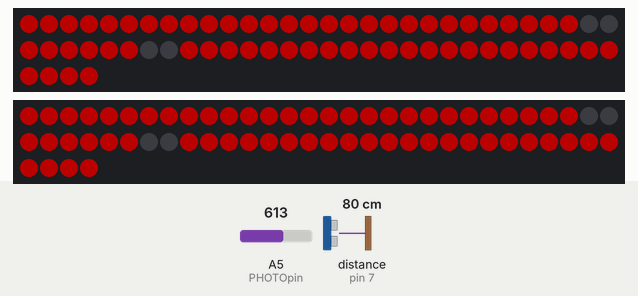
This sketch was run on a simulated Arduino Uno, built with avr-gcc and run on an emulated ATmega328P. On the bench: 2 × 64 RGB LEDs in strip order, left to right, continuing on the next row. Inputs (shaded band) come from the test bench; at power-on: A5 (PHOTOpin) = 512, distance to the obstacle (sensor on pin 7) 80 cm. The echo pulse lasts 58.3 µs per cm; dim RGB values are drawn brighter than linear.

1.3 s: A5 (PHOTOpin) set to 584
2.8 s: A5 (PHOTOpin) set to 613
Above: at 3.54 s.
Timing chart, 0 to 5.8 s (numbered marks = the images above; inputs shaded):
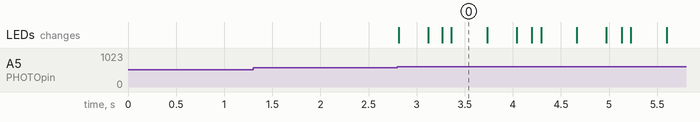

Measured:
- after the input at 1.3 s, every drawn part: stays the same
- after the input at 2.8 s, the LEDs: first change at once (image 0 shows a later state)

The sketch:

smiley_led.ino
```cpp
#include <Adafruit_NeoPixel.h>

#define PIN_LEFT 2	 // input pin Neopixel is attached to
#define PIN_RIGHT 4	 // input pin Neopixel is attached to
#define PHOTOpin A5 // output pin photoPin is attached to

#define NUMPIXELS 64 // number of neopixels in strip

#define DISTpin 7 // output pin Distance Pin is attached to

Adafruit_NeoPixel LEFT_EYE = Adafruit_NeoPixel(NUMPIXELS, PIN_LEFT, NEO_GRB + NEO_KHZ800);
Adafruit_NeoPixel RIGHT_EYE = Adafruit_NeoPixel(NUMPIXELS, PIN_RIGHT, NEO_GRB + NEO_KHZ800);

int delayval = 1; // timing delay in milliseconds

int redColor = 255;
int greenColor = 0;
int blueColor = 0;

int cm = 0;

//base coord for eye
int a = 27;
int b = 28;
int c = 35;
int d = 36;
int sequence [] = {0,1,1,2,2,2,2,1,1,1,1,3,3,2,2,2,2,4,4,4,4,1,1,1,1,3,3,2,2};
int x = 0;


long readUltrasonicDistance(int triggerPin, int echoPin){
  pinMode(triggerPin, OUTPUT);  // Clear the trigger
  digitalWrite(triggerPin, LOW);
  delayMicroseconds(2);
  // Sets the trigger pin to HIGH state for 10 microseconds
  digitalWrite(triggerPin, HIGH);
  delayMicroseconds(10);
  digitalWrite(triggerPin, LOW);
  pinMode(echoPin, INPUT);
  // Reads the echo pin, and returns the sound wave travel time in microseconds
  return pulseIn(echoPin, HIGH);
}

void setup() {
  // Initialize the NeoPixel library.
  LEFT_EYE.begin();
  RIGHT_EYE.begin();

  Serial.begin(9600);
  // Initialize thermoPin
  pinMode(PHOTOpin, INPUT);
}

void loop() {
  int sensor_bright = analogRead(PHOTOpin);

  if (sensor_bright > 600){

    moove(sequence[x]);
    x += 1;
    if (x >= sizeof(sequence)){
      //print close eyes
      x = 0;
      a = 27;
      b = 28;
      c = 35;
      d = 36;
    }

	cm = 0.01723 * readUltrasonicDistance(DISTpin, DISTpin);
    setBrightWithDist(cm);


    for(int i=0; i<NUMPIXELS; i++){
      LEFT_EYE.setPixelColor(i, LEFT_EYE.Color(redColor, greenColor, blueColor));
      RIGHT_EYE.setPixelColor(i, RIGHT_EYE.Color(redColor, greenColor, blueColor));
    }
    LEFT_EYE.setPixelColor(a, LEFT_EYE.Color(0, 0, 0));
    LEFT_EYE.setPixelColor(b, LEFT_EYE.Color(0, 0, 0));
    LEFT_EYE.setPixelColor(c, LEFT_EYE.Color(0, 0, 0));
    LEFT_EYE.setPixelColor(d, LEFT_EYE.Color(0, 0, 0));

    RIGHT_EYE.setPixelColor(a, RIGHT_EYE.Color(0, 0, 0));
    RIGHT_EYE.setPixelColor(b, RIGHT_EYE.Color(0, 0, 0));
    RIGHT_EYE.setPixelColor(c, RIGHT_EYE.Color(0, 0, 0));
    RIGHT_EYE.setPixelColor(d, RIGHT_EYE.Color(0, 0, 0));


    // This sends the updated pixel color to the hardware.
    LEFT_EYE.show();
    RIGHT_EYE.show();

    // Delay for a period of time (in milliseconds).
    delay(delayval);
  }else{
    x = 0;
  }
}

void moove(int direction){
  switch (direction) {
    case 1:
      // right
      a += 1;
      b += 1;
      c += 1;
      d += 1;
      break;
    case 2:
      // left
      a -= 1;
      b -= 1;
      c -= 1;
      d -= 1;
      break;
    case 3:
      // up
      a -= 8;
      b -= 8;
      c -= 8;
      d -= 8;
      break;
    case 4:
      // right
      a += 8;
      b += 8;
      c += 8;
      d += 8;
      break;
    default:
      // nothing happen
      break;
  }

}


void setBrightWithDist(int dist){
 int bright = map(dist, 30, 200, 0, 255);

  if (dist > 200){
   	bright = 200;
  }

 LEFT_EYE.setBrightness(bright);
 RIGHT_EYE.setBrightness(bright);

}
```
